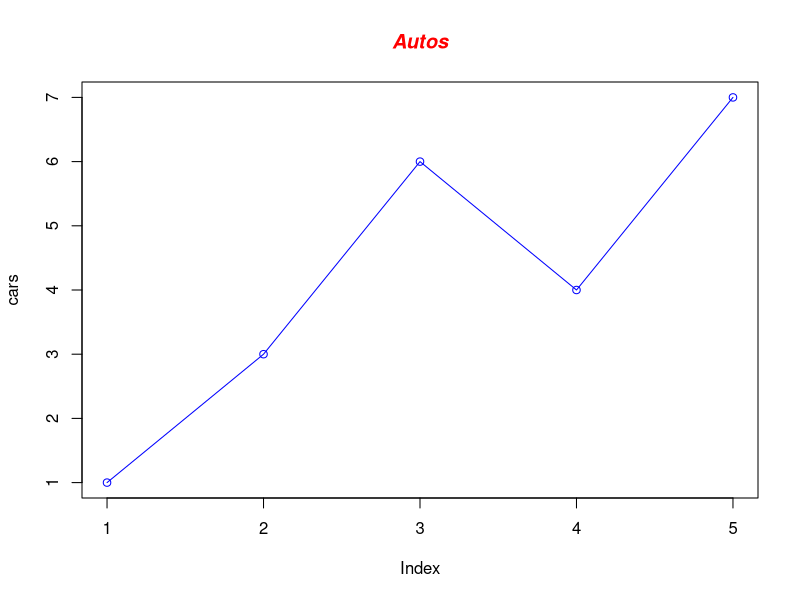

The R source for this figure:
grafico = function()
{
    # Define the cars vector with 5 values
    cars <- c(1, 3, 6, 4, 7)

    # Graph cars using blue points overlayed by a line
    plot(cars, type="o", col="blue")

    # Create a title with a red, bold/italic font
    title(main="Autos", col.main="red", font.main=4)
    dev.copy(jpeg,filename="plot.jpg");
        dev.off ();
}

grafico()